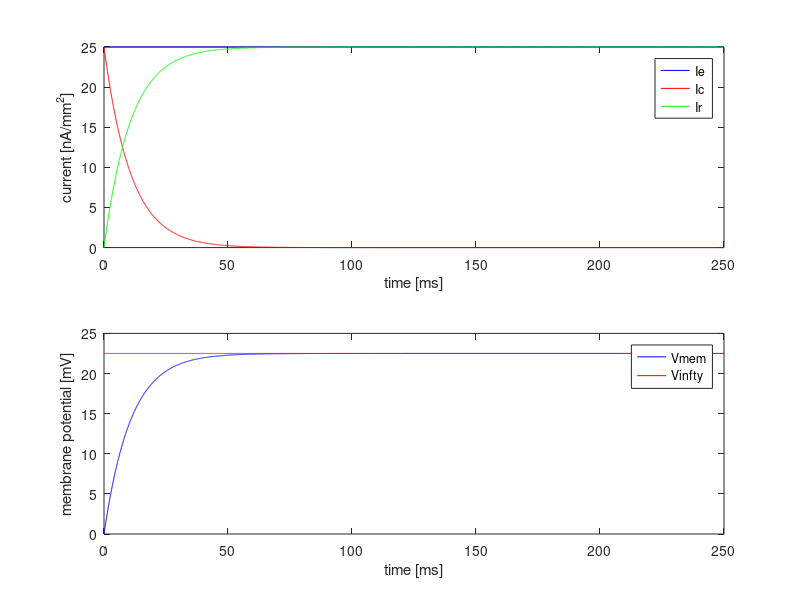
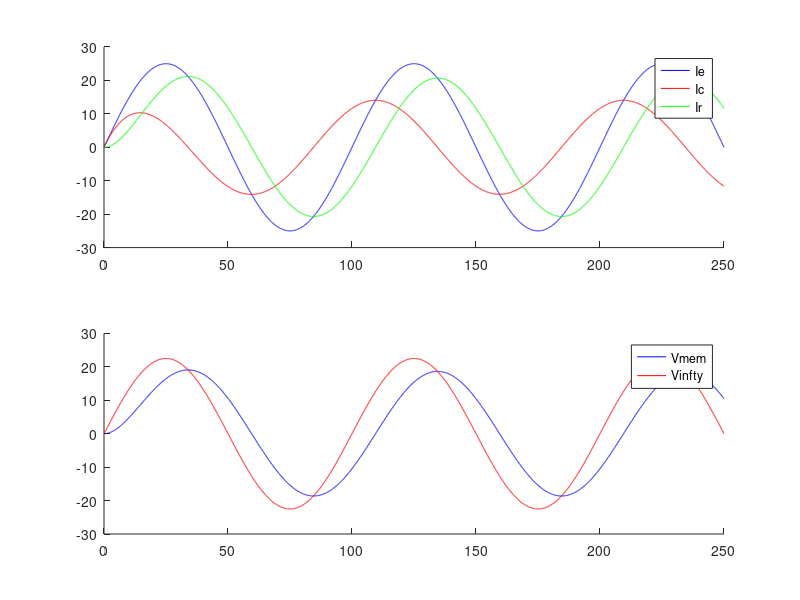
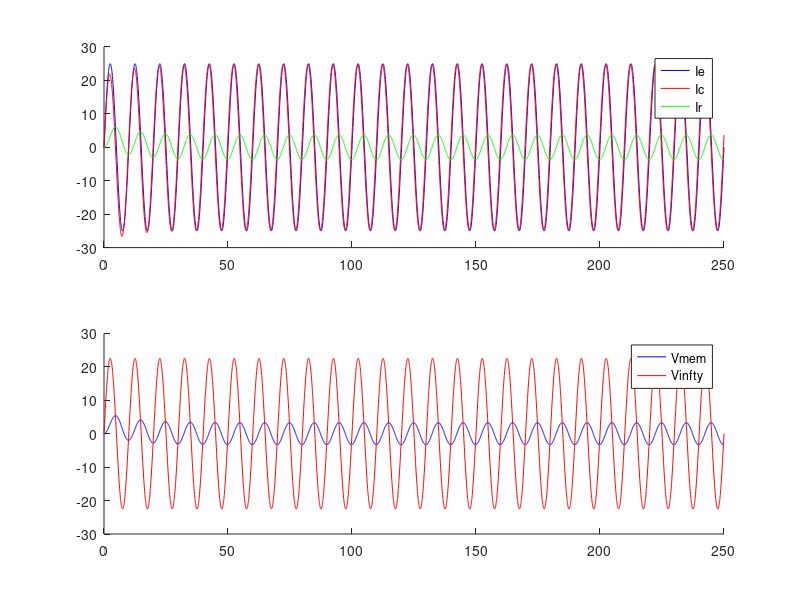
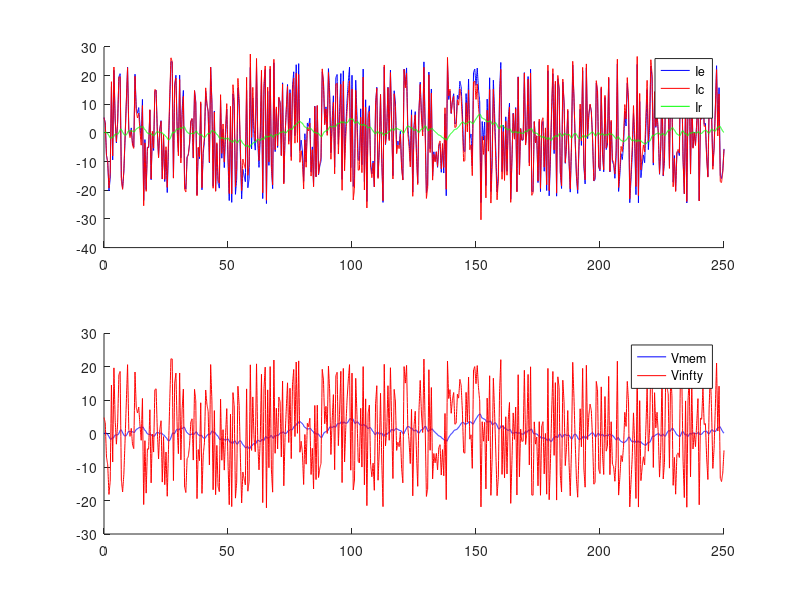

Source code (MATLAB) for these figures, in order:
% Course on Theoretical Neuroscience
% Teacher: Prof. Jochen Braun
% Assistent Teacher: Ehsan Kakaei
% Students: Lee Po Shing & Fahmida Aktar
% Exercise02: Single-compartment model
% Main script
% Date: 05/11/17

% 1. Clear workspace
clear all
clc
close all

% 2. Define parameters
Rm = 0.9; %resistance, in 10^6*Ohm*mm^2
Cm = 12; %capacitance, in 10^-9*F/mm^2
I0 = 25; %amplitude of current, in nA/mm^2
taum = Rm*Cm; %membrane-time constant, in s

% 3. Define time vector
dt = 0.05; %time step, in ms
T = 250; %total time, in ms
t = 0:dt:T; %time vector, from t=0 ms to 250 ms with step size=0.05 ms

% 4. Generate constant input current vector
Ie1 = zeros(size(t));
for i = 1:length(t)
    Ie1(i) = 25; %constant input current, in nA/mm^2
end

% 5. Plot the current into the first axis
figure
hold on
subplot(2,1,1)
plot(t,Ie1,'b')
xlabel('time [ms]')
ylabel('current [nA/mm^2]')

% 6. Iteratively calculate membrane potential and capacitor current
V1(1) = 0; %membrane voltage, in mV
for i = 1:length(Ie1)-1
    V1(i+1) = V1(i)*(1-dt/taum)+Rm*Ie1(i)*dt/taum;
end

% 7. Plot the voltage into the second axis
subplot(2,1,2)
plot(t,V1,'b')
xlabel('time [ms]')
ylabel('membrane potential [mV]')

% Plot the additional currents into the first axis.
Ir1 = V1/Rm;
Ic1 = Cm*(Rm*Ie1-V1)/taum;

subplot(2,1,1)
hold on
plot(t,Ic1,'r')
plot(t,Ir1,'g')
legend('Ie','Ic','Ir')

% Plot the additional voltage into the second axis.
Vinfty1 = Rm*Ie1;

subplot(2,1,2)
hold on
plot(t,Vinfty1,'r')
legend('Vmem','Vinfty')

% [Ploting the above parameters when the current injected is low-frequent
% sinusoidal, high-frequent sinusoidal or high-frequent random input]

% Input current calculations
Ie2 = zeros(size(t));
for i = 1:length(t)
    Ie2(i) = I0*sin(2*pi*10*t(i)*1E-3); %sinmoidol input current with low frequency, in nA/mm^2
end

Ie3 = zeros(size(t));
for i = 1:length(t)
    Ie3(i) = I0*sin(2*pi*100*t(i)*1E-3); %sinmoidol input current with high frequency, in nA/mm^2
end

tcoarse = 0:10*dt:T;
Ie4 = I0*interp1( tcoarse, 2*(rand(size(tcoarse))-0.5), t); %high-frequent random input, in nA/mm^2

%membrane voltage calculations
V2(1) = 0; %membrane voltage for low frequent current, in mV
V3(1) = 0; %membrane voltage for high frequent current, in mV
V4(1) = 0; %membrane voltage for random current, in mV
for i = 1:length(Ie1)-1
    V2(i+1) = V2(i)*(1-dt/taum)+Rm*Ie2(i)*dt/taum;
    V3(i+1) = V3(i)*(1-dt/taum)+Rm*Ie3(i)*dt/taum;
    V4(i+1) = V4(i)*(1-dt/taum)+Rm*Ie4(i)*dt/taum;
end

% Extra parameter calculations
Ir2 = V2/Rm;
Ic2 = Cm*(Rm*Ie2-V2)/taum;
Vinfty2 = Rm*Ie2;

Ir3 = V3/Rm;
Ic3 = Cm*(Rm*Ie3-V3)/taum;
Vinfty3 = Rm*Ie3;

Ir4 = V4/Rm;
Ic4 = Cm*(Rm*Ie4-V4)/taum;
Vinfty4 = Rm*Ie4;

% Graph plotting
figure
subplot(2,1,1)
hold on
plot(t,Ie2,'b')
plot(t,Ic2,'r')
plot(t,Ir2,'g')
legend('Ie','Ic','Ir')

subplot(2,1,2)
hold on
plot(t,V2,'b')
plot(t,Vinfty2,'r')
legend('Vmem','Vinfty')

figure
subplot(2,1,1)
hold on
plot(t,Ie3,'b')
plot(t,Ic3,'r')
plot(t,Ir3,'g')
legend('Ie','Ic','Ir')

subplot(2,1,2)
hold on
plot(t,V3,'b')
plot(t,Vinfty3,'r')
legend('Vmem','Vinfty')

figure
subplot(2,1,1)
hold on
plot(t,Ie4,'b')
plot(t,Ic4,'r')
plot(t,Ir4,'g')
legend('Ie','Ic','Ir')

subplot(2,1,2)
hold on
plot(t,V4,'b')
plot(t,Vinfty4,'r')
legend('Vmem','Vinfty')
